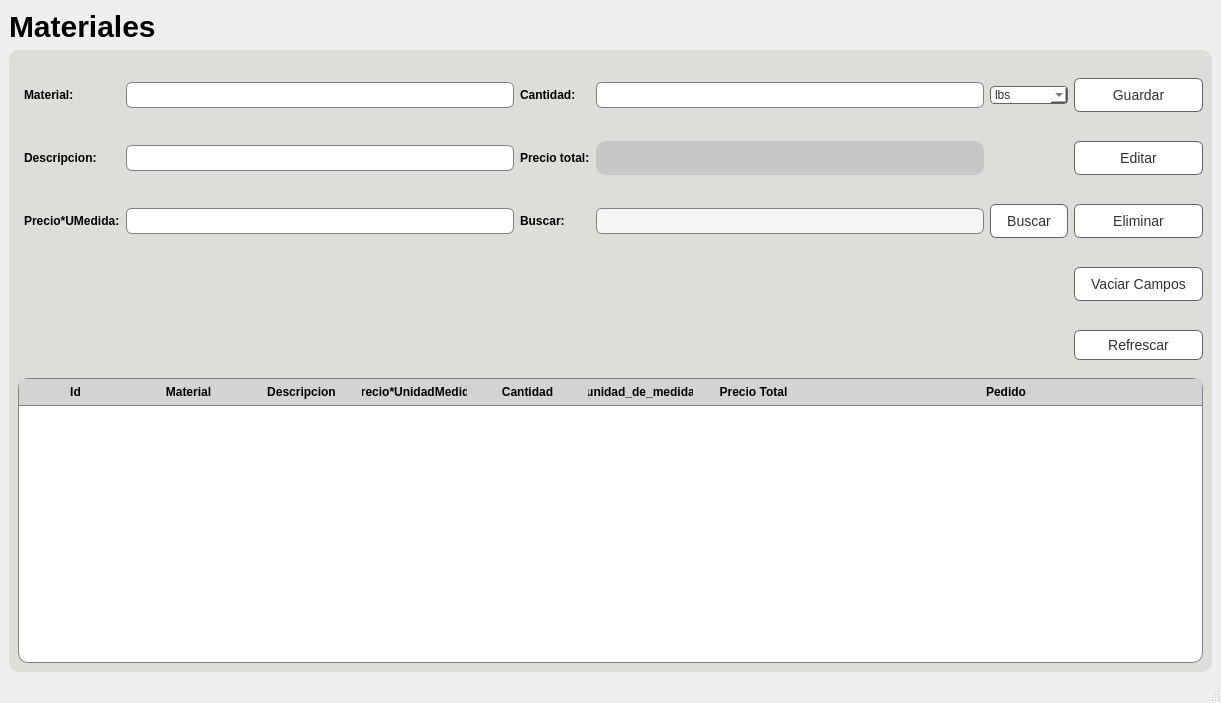
<?xml version="1.0" encoding="UTF-8"?>
<ui version="4.0">
 <class>mw_materiales</class>
 <widget class="QMainWindow" name="mw_materiales">
  <property name="geometry">
   <rect>
    <x>0</x>
    <y>0</y>
    <width>1221</width>
    <height>703</height>
   </rect>
  </property>
  <property name="windowTitle">
   <string>Materiales</string>
  </property>
  <property name="styleSheet">
   <string notr="true"/>
  </property>
  <widget class="QWidget" name="centralwidget">
   <layout class="QGridLayout" name="gridLayout_2">
    <item row="1" column="0">
     <widget class="QFrame" name="frame">
      <property name="styleSheet">
       <string notr="true">QFrame{
	background-color: rgb(222, 221, 218);
	border:none;
}
QPushButton {
	background-color:rgb(255, 255, 255);
	border:1px solid rgb(100,100,100);
	color:rgb(50,50,50);
    padding: 8px 16px;
    border-radius: 6px;
    font-size: 14px;
}

QPushButton:hover {
    background-color: #D6D2D1;
}

QPushButton:pressed {
    background-color: #52c7ff;
}

QLabel{
		font-weight:500;
}

*{
		font-family:&quot;Inter&quot;, sans-serif;
		
}

QFrame{
		background-color: rgb(222, 221, 218);
		border-radius:10%;
}

QLineEdit {
    background-color: white;
    border: 1px solid gray;
    padding: 4px;
    border-radius: 6px;
    font-size: 12px;
}

QLineEdit:focus {
    border-color: #3daee9;
    outline: none;
}

QLineEdit::hover {
    background-color: #f0f0f0;
}

QTextEdit {
    background-color: white;
    border: 1px solid gray;
    padding: 4px;
    border-radius: 6px;
    font-size: 12px;
}

QTextEdit:focus {
    border-color: #3daee9;
    outline: none;
}

QTextEdit::hover {
    background-color: #f0f0f0;
}</string>
      </property>
      <property name="frameShape">
       <enum>QFrame::StyledPanel</enum>
      </property>
      <property name="frameShadow">
       <enum>QFrame::Raised</enum>
      </property>
      <layout class="QGridLayout" name="gridLayout_4">
       <item row="0" column="0">
        <layout class="QHBoxLayout" name="horizontalLayout">
         <item>
          <layout class="QGridLayout" name="gridLayout" rowstretch="0,0,0,0,0" columnstretch="3,0,0,0,0,0">
           <property name="leftMargin">
            <number>6</number>
           </property>
           <property name="topMargin">
            <number>19</number>
           </property>
           <property name="rightMargin">
            <number>0</number>
           </property>
           <property name="bottomMargin">
            <number>12</number>
           </property>
           <property name="horizontalSpacing">
            <number>6</number>
           </property>
           <property name="verticalSpacing">
            <number>29</number>
           </property>
           <item row="1" column="5">
            <widget class="QPushButton" name="btnEditar">
             <property name="styleSheet">
              <string notr="true">QPushButton {
	background-color:rgb(255, 255, 255);
	border:1px solid rgb(100,100,100);
	color:rgb(50,50,50);
    padding: 8px 16px;
    border-radius: 6px;
    font-size: 14px;
}

QPushButton:hover {
    background-color: #D6D2D1;
}

QPushButton:pressed {
    background-color: #52c7ff;
}</string>
             </property>
             <property name="text">
              <string>Editar</string>
             </property>
            </widget>
           </item>
           <item row="1" column="0">
            <widget class="QLabel" name="label_2">
             <property name="maximumSize">
              <size>
               <width>85</width>
               <height>16777215</height>
              </size>
             </property>
             <property name="styleSheet">
              <string notr="true">background-color: rgb(222, 221, 218);</string>
             </property>
             <property name="text">
              <string>Descripcion:</string>
             </property>
            </widget>
           </item>
           <item row="1" column="3">
            <widget class="QLabel" name="txtPrecioTotal">
             <property name="styleSheet">
              <string notr="true">QLabel{
		font-weight:500;
		background-color:#c7c7c7;
}
</string>
             </property>
             <property name="text">
              <string/>
             </property>
            </widget>
           </item>
           <item row="2" column="5">
            <widget class="QPushButton" name="btnEliminar">
             <property name="styleSheet">
              <string notr="true">QPushButton {
	background-color:rgb(255, 255, 255);
	border:1px solid rgb(100,100,100);
	color:rgb(50,50,50);
    padding: 8px 16px;
    border-radius: 6px;
    font-size: 14px;
}

QPushButton:hover {
    background-color: #D6D2D1;
}

QPushButton:pressed {
    background-color: #52c7ff;
}</string>
             </property>
             <property name="text">
              <string>Eliminar</string>
             </property>
            </widget>
           </item>
           <item row="3" column="0">
            <widget class="QLabel" name="lblId">
             <property name="styleSheet">
              <string notr="true">color: rgb(222, 221, 218);</string>
             </property>
             <property name="text">
              <string/>
             </property>
            </widget>
           </item>
           <item row="2" column="1">
            <widget class="QLineEdit" name="txtPrecioUnidadMedida">
             <property name="styleSheet">
              <string notr="true">background-color: rgb(255, 255, 255);</string>
             </property>
            </widget>
           </item>
           <item row="0" column="5">
            <widget class="QPushButton" name="btnGuardar">
             <property name="styleSheet">
              <string notr="true">QPushButton {
	background-color:rgb(255, 255, 255);
	border:1px solid rgb(100,100,100);
	color:rgb(50,50,50);
    padding: 8px 16px;
    border-radius: 6px;
    font-size: 14px;
}

QPushButton:hover {
    background-color: #D6D2D1;
}

QPushButton:pressed {
    background-color: #52c7ff;
}</string>
             </property>
             <property name="text">
              <string>Guardar</string>
             </property>
            </widget>
           </item>
           <item row="0" column="0">
            <widget class="QLabel" name="label">
             <property name="maximumSize">
              <size>
               <width>70</width>
               <height>16777215</height>
              </size>
             </property>
             <property name="styleSheet">
              <string notr="true">QLabel{
		font-weight:500;
}
</string>
             </property>
             <property name="text">
              <string>Material:</string>
             </property>
            </widget>
           </item>
           <item row="1" column="1">
            <widget class="QLineEdit" name="txtDescripcion">
             <property name="styleSheet">
              <string notr="true">background-color: rgb(255, 255, 255);</string>
             </property>
            </widget>
           </item>
           <item row="0" column="4">
            <widget class="QComboBox" name="cbUnidadesMedida">
             <property name="cursor">
              <cursorShape>PointingHandCursor</cursorShape>
             </property>
             <property name="layoutDirection">
              <enum>Qt::LeftToRight</enum>
             </property>
             <property name="styleSheet">
              <string notr="true">QComboBox{
		background-color:rgb(255, 255, 255);
		border:1px solid rgb(100,100,100);
		color:rgb(50,50,50);
		border-radius:4px;
}

</string>
             </property>
             <property name="editable">
              <bool>false</bool>
             </property>
             <property name="currentIndex">
              <number>0</number>
             </property>
             <property name="maxVisibleItems">
              <number>10</number>
             </property>
             <property name="maxCount">
              <number>2147483647</number>
             </property>
             <property name="sizeAdjustPolicy">
              <enum>QComboBox::AdjustToContentsOnFirstShow</enum>
             </property>
             <item>
              <property name="text">
               <string>lbs</string>
              </property>
             </item>
             <item>
              <property name="text">
               <string>ltrs</string>
              </property>
             </item>
             <item>
              <property name="text">
               <string>mts</string>
              </property>
             </item>
             <item>
              <property name="text">
               <string>pulg</string>
              </property>
             </item>
             <item>
              <property name="text">
               <string>galon</string>
              </property>
             </item>
             <item>
              <property name="text">
               <string>unidad</string>
              </property>
             </item>
             <item>
              <property name="text">
               <string>simpl</string>
              </property>
             </item>
            </widget>
           </item>
           <item row="0" column="1">
            <widget class="QLineEdit" name="txtNombreMaterial">
             <property name="styleSheet">
              <string notr="true">background-color: rgb(255, 255, 255);</string>
             </property>
            </widget>
           </item>
           <item row="0" column="3">
            <widget class="QLineEdit" name="txtCantidad">
             <property name="styleSheet">
              <string notr="true">background-color: rgb(255, 255, 255);</string>
             </property>
            </widget>
           </item>
           <item row="0" column="2">
            <widget class="QLabel" name="label_4">
             <property name="maximumSize">
              <size>
               <width>70</width>
               <height>16777215</height>
              </size>
             </property>
             <property name="styleSheet">
              <string notr="true">background-color: rgb(222, 221, 218);</string>
             </property>
             <property name="text">
              <string>Cantidad:</string>
             </property>
            </widget>
           </item>
           <item row="4" column="5">
            <widget class="QPushButton" name="btnRefrescar">
             <property name="maximumSize">
              <size>
               <width>16777215</width>
               <height>30</height>
              </size>
             </property>
             <property name="styleSheet">
              <string notr="true">QPushButton {
	background-color:rgb(255, 255, 255);
	border:1px solid rgb(100,100,100);
	color:rgb(50,50,50);
    padding: 8px 16px;
    border-radius: 6px;
    font-size: 14px;
}

QPushButton:hover {
    background-color: #D6D2D1;
}

QPushButton:pressed {
    background-color: #52c7ff;
}</string>
             </property>
             <property name="text">
              <string>Refrescar</string>
             </property>
            </widget>
           </item>
           <item row="3" column="5">
            <widget class="QPushButton" name="btnVaciarCampos">
             <property name="styleSheet">
              <string notr="true">QPushButton {
	background-color:rgb(255, 255, 255);
	border:1px solid rgb(100,100,100);
	color:rgb(50,50,50);
    padding: 8px 16px;
    border-radius: 6px;
    font-size: 14px;
}

QPushButton:hover {
    background-color: #D6D2D1;
}

QPushButton:pressed {
    background-color: #52c7ff;
}</string>
             </property>
             <property name="text">
              <string>Vaciar Campos</string>
             </property>
            </widget>
           </item>
           <item row="1" column="2">
            <widget class="QLabel" name="label_5">
             <property name="styleSheet">
              <string notr="true">background-color: rgb(222, 221, 218);</string>
             </property>
             <property name="text">
              <string>Precio total:</string>
             </property>
            </widget>
           </item>
           <item row="2" column="0">
            <widget class="QLabel" name="label_3">
             <property name="maximumSize">
              <size>
               <width>150</width>
               <height>16777215</height>
              </size>
             </property>
             <property name="styleSheet">
              <string notr="true">background-color: rgb(222, 221, 218);</string>
             </property>
             <property name="text">
              <string>Precio*UMedida:</string>
             </property>
            </widget>
           </item>
           <item row="2" column="2">
            <widget class="QLabel" name="lblBuscar">
             <property name="maximumSize">
              <size>
               <width>55</width>
               <height>16777215</height>
              </size>
             </property>
             <property name="styleSheet">
              <string notr="true">background-color: rgb(222, 221, 218);</string>
             </property>
             <property name="text">
              <string>Buscar:</string>
             </property>
            </widget>
           </item>
           <item row="2" column="3">
            <widget class="QLineEdit" name="txtBuscar">
             <property name="styleSheet">
              <string notr="true">background-color: rgb(246, 245, 244);</string>
             </property>
            </widget>
           </item>
           <item row="2" column="4">
            <widget class="QPushButton" name="btnBuscar">
             <property name="styleSheet">
              <string notr="true">QPushButton {
	background-color:rgb(255, 255, 255);
	border:1px solid rgb(100,100,100);
	color:rgb(50,50,50);
    padding: 8px 16px;
    border-radius: 6px;
    font-size: 14px;
}

QPushButton:hover {
    background-color: #D6D2D1;
}

QPushButton:pressed {
    background-color: #52c7ff;
}</string>
             </property>
             <property name="text">
              <string>Buscar</string>
             </property>
            </widget>
           </item>
          </layout>
         </item>
        </layout>
       </item>
       <item row="1" column="0">
        <layout class="QGridLayout" name="gridLayout_5">
         <item row="0" column="0">
          <widget class="QTableWidget" name="tw_materiales">
           <property name="contextMenuPolicy">
            <enum>Qt::DefaultContextMenu</enum>
           </property>
           <property name="styleSheet">
            <string notr="true">QTableView QHeaderView::section {
    font-size: 12px;
    font-weight: bold;
    background-color: lightgray;
    padding: 4px;
    border: none;
    border-bottom: 1px solid gray;
}

QTableView {
    background-color: white;
    border: 1px solid gray;
}

QTableView QScrollBar:vertical {
    width: 14px;
    background-color: lightgray;
}

QTableView QScrollBar::handle:vertical {
    background-color: gray;
    border-radius: 7px;
}

QTableView QScrollBar::add-line:vertical,
QTableView QScrollBar::sub-line:vertical {
    background-color: transparent;
}

QTableView QScrollBar::add-page:vertical,
QTableView QScrollBar::sub-page:vertical {
    background-color: transparent;
}

QTableView QScrollBar:horizontal {
    height: 14px;
    background-color: lightgray;
}

QTableView QScrollBar::handle:horizontal {
    background-color: gray;
    border-radius: 7px;
}

QTableView QScrollBar::add-line:horizontal,
QTableView QScrollBar::sub-line:horizontal {
    background-color: transparent;
}

QTableView QScrollBar::add-page:horizontal,
QTableView QScrollBar::sub-page:horizontal {
    background-color: transparent;
}
</string>
           </property>
           <property name="sizeAdjustPolicy">
            <enum>QAbstractScrollArea::AdjustIgnored</enum>
           </property>
           <property name="selectionMode">
            <enum>QAbstractItemView::ExtendedSelection</enum>
           </property>
           <attribute name="horizontalHeaderVisible">
            <bool>true</bool>
           </attribute>
           <attribute name="horizontalHeaderCascadingSectionResizes">
            <bool>false</bool>
           </attribute>
           <attribute name="horizontalHeaderDefaultSectionSize">
            <number>113</number>
           </attribute>
           <attribute name="horizontalHeaderShowSortIndicator" stdset="0">
            <bool>true</bool>
           </attribute>
           <attribute name="horizontalHeaderStretchLastSection">
            <bool>true</bool>
           </attribute>
           <attribute name="verticalHeaderCascadingSectionResizes">
            <bool>false</bool>
           </attribute>
           <attribute name="verticalHeaderMinimumSectionSize">
            <number>21</number>
           </attribute>
           <attribute name="verticalHeaderDefaultSectionSize">
            <number>60</number>
           </attribute>
           <attribute name="verticalHeaderHighlightSections">
            <bool>true</bool>
           </attribute>
           <attribute name="verticalHeaderShowSortIndicator" stdset="0">
            <bool>false</bool>
           </attribute>
           <attribute name="verticalHeaderStretchLastSection">
            <bool>false</bool>
           </attribute>
           <column>
            <property name="text">
             <string>Id</string>
            </property>
            <property name="textAlignment">
             <set>AlignCenter</set>
            </property>
           </column>
           <column>
            <property name="text">
             <string>Material</string>
            </property>
            <property name="textAlignment">
             <set>AlignCenter</set>
            </property>
           </column>
           <column>
            <property name="text">
             <string>Descripcion</string>
            </property>
            <property name="textAlignment">
             <set>AlignCenter</set>
            </property>
           </column>
           <column>
            <property name="text">
             <string>Precio*UnidadMedida</string>
            </property>
            <property name="textAlignment">
             <set>AlignCenter</set>
            </property>
           </column>
           <column>
            <property name="text">
             <string>Cantidad</string>
            </property>
            <property name="textAlignment">
             <set>AlignCenter</set>
            </property>
           </column>
           <column>
            <property name="text">
             <string>unidad_de_medida</string>
            </property>
           </column>
           <column>
            <property name="text">
             <string>Precio Total</string>
            </property>
            <property name="textAlignment">
             <set>AlignCenter</set>
            </property>
           </column>
           <column>
            <property name="text">
             <string>Pedido</string>
            </property>
           </column>
          </widget>
         </item>
        </layout>
       </item>
      </layout>
     </widget>
    </item>
    <item row="0" column="0">
     <widget class="QLabel" name="label_6">
      <property name="styleSheet">
       <string notr="true">font-family:&quot;Inter&quot;, sans-serif;
font-size:30px;
font-weight:500;</string>
      </property>
      <property name="text">
       <string>Materiales</string>
      </property>
     </widget>
    </item>
   </layout>
  </widget>
  <widget class="QStatusBar" name="statusbar"/>
 </widget>
 <resources/>
 <connections/>
</ui>
